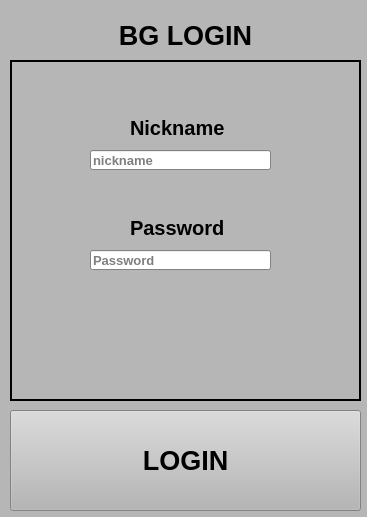
<?xml version="1.0" encoding="UTF-8"?>
<ui version="4.0">
 <class>MainWindow</class>
 <widget class="QMainWindow" name="MainWindow">
  <property name="geometry">
   <rect>
    <x>0</x>
    <y>0</y>
    <width>367</width>
    <height>517</height>
   </rect>
  </property>
  <property name="minimumSize">
   <size>
    <width>367</width>
    <height>517</height>
   </size>
  </property>
  <property name="maximumSize">
   <size>
    <width>367</width>
    <height>517</height>
   </size>
  </property>
  <property name="palette">
   <palette>
    <active>
     <colorrole role="WindowText">
      <brush brushstyle="SolidPattern">
       <color alpha="255">
        <red>0</red>
        <green>0</green>
        <blue>0</blue>
       </color>
      </brush>
     </colorrole>
     <colorrole role="Button">
      <brush brushstyle="SolidPattern">
       <color alpha="255">
        <red>182</red>
        <green>182</green>
        <blue>182</blue>
       </color>
      </brush>
     </colorrole>
     <colorrole role="Light">
      <brush brushstyle="SolidPattern">
       <color alpha="255">
        <red>255</red>
        <green>255</green>
        <blue>255</blue>
       </color>
      </brush>
     </colorrole>
     <colorrole role="Midlight">
      <brush brushstyle="SolidPattern">
       <color alpha="255">
        <red>218</red>
        <green>218</green>
        <blue>218</blue>
       </color>
      </brush>
     </colorrole>
     <colorrole role="Dark">
      <brush brushstyle="SolidPattern">
       <color alpha="255">
        <red>91</red>
        <green>91</green>
        <blue>91</blue>
       </color>
      </brush>
     </colorrole>
     <colorrole role="Mid">
      <brush brushstyle="SolidPattern">
       <color alpha="255">
        <red>121</red>
        <green>121</green>
        <blue>121</blue>
       </color>
      </brush>
     </colorrole>
     <colorrole role="Text">
      <brush brushstyle="SolidPattern">
       <color alpha="255">
        <red>0</red>
        <green>0</green>
        <blue>0</blue>
       </color>
      </brush>
     </colorrole>
     <colorrole role="BrightText">
      <brush brushstyle="SolidPattern">
       <color alpha="255">
        <red>255</red>
        <green>255</green>
        <blue>255</blue>
       </color>
      </brush>
     </colorrole>
     <colorrole role="ButtonText">
      <brush brushstyle="SolidPattern">
       <color alpha="255">
        <red>0</red>
        <green>0</green>
        <blue>0</blue>
       </color>
      </brush>
     </colorrole>
     <colorrole role="Base">
      <brush brushstyle="SolidPattern">
       <color alpha="255">
        <red>255</red>
        <green>255</green>
        <blue>255</blue>
       </color>
      </brush>
     </colorrole>
     <colorrole role="Window">
      <brush brushstyle="SolidPattern">
       <color alpha="255">
        <red>182</red>
        <green>182</green>
        <blue>182</blue>
       </color>
      </brush>
     </colorrole>
     <colorrole role="Shadow">
      <brush brushstyle="SolidPattern">
       <color alpha="255">
        <red>0</red>
        <green>0</green>
        <blue>0</blue>
       </color>
      </brush>
     </colorrole>
     <colorrole role="AlternateBase">
      <brush brushstyle="SolidPattern">
       <color alpha="255">
        <red>218</red>
        <green>218</green>
        <blue>218</blue>
       </color>
      </brush>
     </colorrole>
     <colorrole role="ToolTipBase">
      <brush brushstyle="SolidPattern">
       <color alpha="255">
        <red>255</red>
        <green>255</green>
        <blue>220</blue>
       </color>
      </brush>
     </colorrole>
     <colorrole role="ToolTipText">
      <brush brushstyle="SolidPattern">
       <color alpha="255">
        <red>0</red>
        <green>0</green>
        <blue>0</blue>
       </color>
      </brush>
     </colorrole>
    </active>
    <inactive>
     <colorrole role="WindowText">
      <brush brushstyle="SolidPattern">
       <color alpha="255">
        <red>0</red>
        <green>0</green>
        <blue>0</blue>
       </color>
      </brush>
     </colorrole>
     <colorrole role="Button">
      <brush brushstyle="SolidPattern">
       <color alpha="255">
        <red>182</red>
        <green>182</green>
        <blue>182</blue>
       </color>
      </brush>
     </colorrole>
     <colorrole role="Light">
      <brush brushstyle="SolidPattern">
       <color alpha="255">
        <red>255</red>
        <green>255</green>
        <blue>255</blue>
       </color>
      </brush>
     </colorrole>
     <colorrole role="Midlight">
      <brush brushstyle="SolidPattern">
       <color alpha="255">
        <red>218</red>
        <green>218</green>
        <blue>218</blue>
       </color>
      </brush>
     </colorrole>
     <colorrole role="Dark">
      <brush brushstyle="SolidPattern">
       <color alpha="255">
        <red>91</red>
        <green>91</green>
        <blue>91</blue>
       </color>
      </brush>
     </colorrole>
     <colorrole role="Mid">
      <brush brushstyle="SolidPattern">
       <color alpha="255">
        <red>121</red>
        <green>121</green>
        <blue>121</blue>
       </color>
      </brush>
     </colorrole>
     <colorrole role="Text">
      <brush brushstyle="SolidPattern">
       <color alpha="255">
        <red>0</red>
        <green>0</green>
        <blue>0</blue>
       </color>
      </brush>
     </colorrole>
     <colorrole role="BrightText">
      <brush brushstyle="SolidPattern">
       <color alpha="255">
        <red>255</red>
        <green>255</green>
        <blue>255</blue>
       </color>
      </brush>
     </colorrole>
     <colorrole role="ButtonText">
      <brush brushstyle="SolidPattern">
       <color alpha="255">
        <red>0</red>
        <green>0</green>
        <blue>0</blue>
       </color>
      </brush>
     </colorrole>
     <colorrole role="Base">
      <brush brushstyle="SolidPattern">
       <color alpha="255">
        <red>255</red>
        <green>255</green>
        <blue>255</blue>
       </color>
      </brush>
     </colorrole>
     <colorrole role="Window">
      <brush brushstyle="SolidPattern">
       <color alpha="255">
        <red>182</red>
        <green>182</green>
        <blue>182</blue>
       </color>
      </brush>
     </colorrole>
     <colorrole role="Shadow">
      <brush brushstyle="SolidPattern">
       <color alpha="255">
        <red>0</red>
        <green>0</green>
        <blue>0</blue>
       </color>
      </brush>
     </colorrole>
     <colorrole role="AlternateBase">
      <brush brushstyle="SolidPattern">
       <color alpha="255">
        <red>218</red>
        <green>218</green>
        <blue>218</blue>
       </color>
      </brush>
     </colorrole>
     <colorrole role="ToolTipBase">
      <brush brushstyle="SolidPattern">
       <color alpha="255">
        <red>255</red>
        <green>255</green>
        <blue>220</blue>
       </color>
      </brush>
     </colorrole>
     <colorrole role="ToolTipText">
      <brush brushstyle="SolidPattern">
       <color alpha="255">
        <red>0</red>
        <green>0</green>
        <blue>0</blue>
       </color>
      </brush>
     </colorrole>
    </inactive>
    <disabled>
     <colorrole role="WindowText">
      <brush brushstyle="SolidPattern">
       <color alpha="255">
        <red>91</red>
        <green>91</green>
        <blue>91</blue>
       </color>
      </brush>
     </colorrole>
     <colorrole role="Button">
      <brush brushstyle="SolidPattern">
       <color alpha="255">
        <red>182</red>
        <green>182</green>
        <blue>182</blue>
       </color>
      </brush>
     </colorrole>
     <colorrole role="Light">
      <brush brushstyle="SolidPattern">
       <color alpha="255">
        <red>255</red>
        <green>255</green>
        <blue>255</blue>
       </color>
      </brush>
     </colorrole>
     <colorrole role="Midlight">
      <brush brushstyle="SolidPattern">
       <color alpha="255">
        <red>218</red>
        <green>218</green>
        <blue>218</blue>
       </color>
      </brush>
     </colorrole>
     <colorrole role="Dark">
      <brush brushstyle="SolidPattern">
       <color alpha="255">
        <red>91</red>
        <green>91</green>
        <blue>91</blue>
       </color>
      </brush>
     </colorrole>
     <colorrole role="Mid">
      <brush brushstyle="SolidPattern">
       <color alpha="255">
        <red>121</red>
        <green>121</green>
        <blue>121</blue>
       </color>
      </brush>
     </colorrole>
     <colorrole role="Text">
      <brush brushstyle="SolidPattern">
       <color alpha="255">
        <red>91</red>
        <green>91</green>
        <blue>91</blue>
       </color>
      </brush>
     </colorrole>
     <colorrole role="BrightText">
      <brush brushstyle="SolidPattern">
       <color alpha="255">
        <red>255</red>
        <green>255</green>
        <blue>255</blue>
       </color>
      </brush>
     </colorrole>
     <colorrole role="ButtonText">
      <brush brushstyle="SolidPattern">
       <color alpha="255">
        <red>91</red>
        <green>91</green>
        <blue>91</blue>
       </color>
      </brush>
     </colorrole>
     <colorrole role="Base">
      <brush brushstyle="SolidPattern">
       <color alpha="255">
        <red>182</red>
        <green>182</green>
        <blue>182</blue>
       </color>
      </brush>
     </colorrole>
     <colorrole role="Window">
      <brush brushstyle="SolidPattern">
       <color alpha="255">
        <red>182</red>
        <green>182</green>
        <blue>182</blue>
       </color>
      </brush>
     </colorrole>
     <colorrole role="Shadow">
      <brush brushstyle="SolidPattern">
       <color alpha="255">
        <red>0</red>
        <green>0</green>
        <blue>0</blue>
       </color>
      </brush>
     </colorrole>
     <colorrole role="AlternateBase">
      <brush brushstyle="SolidPattern">
       <color alpha="255">
        <red>182</red>
        <green>182</green>
        <blue>182</blue>
       </color>
      </brush>
     </colorrole>
     <colorrole role="ToolTipBase">
      <brush brushstyle="SolidPattern">
       <color alpha="255">
        <red>255</red>
        <green>255</green>
        <blue>220</blue>
       </color>
      </brush>
     </colorrole>
     <colorrole role="ToolTipText">
      <brush brushstyle="SolidPattern">
       <color alpha="255">
        <red>0</red>
        <green>0</green>
        <blue>0</blue>
       </color>
      </brush>
     </colorrole>
    </disabled>
   </palette>
  </property>
  <property name="windowTitle">
   <string>MainWindow</string>
  </property>
  <property name="tabShape">
   <enum>QTabWidget::Rounded</enum>
  </property>
  <widget class="QWidget" name="centralwidget">
   <widget class="QLabel" name="label">
    <property name="geometry">
     <rect>
      <x>10</x>
      <y>10</y>
      <width>351</width>
      <height>51</height>
     </rect>
    </property>
    <property name="font">
     <font>
      <pointsize>20</pointsize>
      <weight>75</weight>
      <bold>true</bold>
     </font>
    </property>
    <property name="text">
     <string>BG LOGIN</string>
    </property>
    <property name="alignment">
     <set>Qt::AlignCenter</set>
    </property>
   </widget>
   <widget class="QFrame" name="frame">
    <property name="geometry">
     <rect>
      <x>10</x>
      <y>60</y>
      <width>351</width>
      <height>341</height>
     </rect>
    </property>
    <property name="frameShape">
     <enum>QFrame::WinPanel</enum>
    </property>
    <property name="frameShadow">
     <enum>QFrame::Plain</enum>
    </property>
    <widget class="QLabel" name="label_2">
     <property name="geometry">
      <rect>
       <x>120</x>
       <y>60</y>
       <width>101</width>
       <height>16</height>
      </rect>
     </property>
     <property name="font">
      <font>
       <pointsize>15</pointsize>
       <weight>75</weight>
       <bold>true</bold>
      </font>
     </property>
     <property name="text">
      <string>Nickname</string>
     </property>
    </widget>
    <widget class="QLineEdit" name="lineEdit">
     <property name="geometry">
      <rect>
       <x>80</x>
       <y>90</y>
       <width>181</width>
       <height>20</height>
      </rect>
     </property>
     <property name="font">
      <font>
       <pointsize>10</pointsize>
       <weight>75</weight>
       <bold>true</bold>
      </font>
     </property>
     <property name="maxLength">
      <number>20</number>
     </property>
     <property name="placeholderText">
      <string>nickname</string>
     </property>
    </widget>
    <widget class="QLabel" name="label_3">
     <property name="geometry">
      <rect>
       <x>120</x>
       <y>160</y>
       <width>101</width>
       <height>16</height>
      </rect>
     </property>
     <property name="font">
      <font>
       <pointsize>15</pointsize>
       <weight>75</weight>
       <bold>true</bold>
      </font>
     </property>
     <property name="text">
      <string>Password</string>
     </property>
    </widget>
    <widget class="QLineEdit" name="lineEdit_2">
     <property name="geometry">
      <rect>
       <x>80</x>
       <y>190</y>
       <width>181</width>
       <height>20</height>
      </rect>
     </property>
     <property name="font">
      <font>
       <pointsize>10</pointsize>
       <weight>75</weight>
       <bold>true</bold>
      </font>
     </property>
     <property name="maxLength">
      <number>32</number>
     </property>
     <property name="placeholderText">
      <string>Password</string>
     </property>
    </widget>
   </widget>
   <widget class="QPushButton" name="pushButton">
    <property name="geometry">
     <rect>
      <x>10</x>
      <y>410</y>
      <width>351</width>
      <height>101</height>
     </rect>
    </property>
    <property name="palette">
     <palette>
      <active>
       <colorrole role="Light">
        <brush brushstyle="SolidPattern">
         <color alpha="255">
          <red>141</red>
          <green>141</green>
          <blue>141</blue>
         </color>
        </brush>
       </colorrole>
      </active>
      <inactive>
       <colorrole role="Light">
        <brush brushstyle="SolidPattern">
         <color alpha="255">
          <red>141</red>
          <green>141</green>
          <blue>141</blue>
         </color>
        </brush>
       </colorrole>
      </inactive>
      <disabled>
       <colorrole role="Light">
        <brush brushstyle="SolidPattern">
         <color alpha="255">
          <red>141</red>
          <green>141</green>
          <blue>141</blue>
         </color>
        </brush>
       </colorrole>
      </disabled>
     </palette>
    </property>
    <property name="font">
     <font>
      <pointsize>20</pointsize>
      <weight>75</weight>
      <bold>true</bold>
     </font>
    </property>
    <property name="text">
     <string>LOGIN</string>
    </property>
   </widget>
  </widget>
 </widget>
 <resources/>
 <connections/>
</ui>
